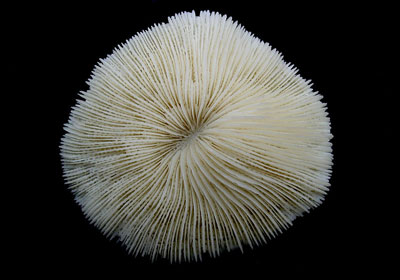
#> input picture 96131125_HW03/Images/Fourier.jpg, 400 x 280 px, found by its file name
$ python problem-3.py
#> lines starting #> are read from the running program, lines starting #| are printed output that depends on the picture; after the words box and inside, x2 and y2 are one past the last pixel; in counts of white or black regions, pixels touching at a corner belong together
import numpy as np
import cv2 as cv
import matplotlib.pyplot as plt
import copy as cp

def convolution(input_img, filter):
    """
    Convolving an image by a filter
    :param input_img: input image, uint8
    :param filter: m*n filter with float values
    :return: result of convolving image, caution: output is float not uint8
    """
    if filter.shape[0] % 2 == 0 or filter.shape[1] % 2 == 0:
        ValueError('Filter size should be odd')
    # size of filter
    m, n = filter.shape

    # rotating filter 180 degree
    filter_90_r = np.array(list(zip(*filter[::-1])))
    filter_r = np.array(list(zip(*filter_90_r[::-1])))

    input_img = np.float32(input_img)

    # allocate an image for output
    img_out = np.zeros(shape=input_img.shape, dtype=np.float32)

    # pad image with zero
    img_pad = np.pad(array=input_img, pad_width=[(m//2,m//2),(n//2,n//2)], mode='constant', constant_values=0)

    #print(img_out.shape, img_pad.shape)
    # convolving
    p = 0
    q = 0
    for i in range(m//2, img_pad.shape[0]-(m//2)):
        for j in range(n // 2, img_pad.shape[1] - (n // 2)):
            #print(i,j, '---', p, q)
            # put filter on position i,j
            neighbour_hood = img_pad[i-(m//2):i+(m//2)+1, j-(n//2):j+(n//2)+1]

            # point-wise multiplication
            multi_neig = np.multiply(neighbour_hood, filter_r)

            # sum of products
            sum_neig = np.sum(np.sum(multi_neig))

            img_out[p, q] = sum_neig

            q = q + 1
        q = 0
        p = p + 1

    #return np.uint8(img_out)
    return img_out


def threshold_img(input_img, thresh_value):
    """
    Threshold Image
    :param input_img:
    :param thresh_value:
    :return:
    """
    img_thresholded = np.where(input_img >= thresh_value, 255, 0)
    img_thresholded = np.uint8(img_thresholded)

    return img_thresholded


def next_point_in_8_neigh(b, c):
    """
    Next point of 8-neighbourhood b in clockwise order
    :param b: center of neighbour hood
    :param c: a point in 8 neighbour hood of b
    :return: next pixel in 8 neighbour hood of b after c
    """
    if c[0]-1 == b[0] and c[1]+1 == b[1]:
        return [b[0], b[1]-1]
    if c[0] == b[0] and c[1]+1 == b[1]:
        return [b[0]-1, b[1]-1]
    if c[0]+1 == b[0] and c[1]+1 == b[1]:
        return [b[0]-1, b[1]]
    if c[0]+1 == b[0] and c[1] == b[1]:
        return [b[0]-1, b[1]+1]
    if c[0]+1 == b[0] and c[1]-1 == b[1]:
        return [b[0], b[1]+1]
    if c[0] == b[0] and c[1]-1 == b[1]:
        return [b[0]+1, b[1]+1]
    if c[0]-1 == b[0] and c[1]-1 == b[1]:
        return [b[0]+1, b[1]]
    if c[0]-1 == b[0] and c[1] == b[1]:
        return [b[0]+1, b[1]-1]


# Boundary (border) following - Gonzales 3th edition page 796
def border_following(input_img):
    """
    Following border in clockwise order
    :param input_img: image with intensity 0 and 255, in only contains border
    of one object, there should be no discontinuously in border and thickness
    of border is one.
    :return: list of position of pixels on border [(x1,y1),(x2,y2),...]
    """
    output = []

    # find upper most-left most pixel of border as starting point
    start_point = None
    #print(input_img.shape)
    for i in range(0, input_img.shape[0]):
        for j in range(0, input_img.shape[1]):
            if input_img[i, j] == 255:
                start_point = [i, j]
                break
        if start_point is not None:
            break

    #print(start_point,' <')
    if start_point is None:
        raise ValueError('Image should have pixels with 255 intensity')

    # start point
    b0 = cp.copy(start_point)
    c0 = (start_point[0], start_point[1]-1)
    #print(input_img[b0[0], b0[1]])
    #print(input_img[c0[0], c0[1]])

    output.append(b0)

    b = cp.copy(b0)
    c = cp.copy(c0)
    first_time = True

    # traverse border in clockwise order
    while (b[0] != b0[0] or b[1] != b0[1]) or first_time == True:
        # next point on border
        while True:
            next_point = next_point_in_8_neigh(b=b, c=c)
            if input_img[next_point[0], next_point[1]] == 0:
                c = cp.copy(next_point)
            else:
                b = cp.copy(next_point)
                break

        output.append(b)
        first_time = False

    return output


if __name__ == '__main__':

    # read image
    img = cv.imread(filename='.\\Images\\Fourier.jpg', flags=cv.IMREAD_GRAYSCALE)
#> img: shape (280, 400); min 0, max 230, mean 62

    # blur image
    kernel = np.ones(shape=(3,3), dtype=np.float32) / (3*3)
    img_blur = convolution(input_img=img, filter=kernel)
#> after the loop in convolution, `for i in range(m//2, img_pad.shape[0]-(m//2)):`:
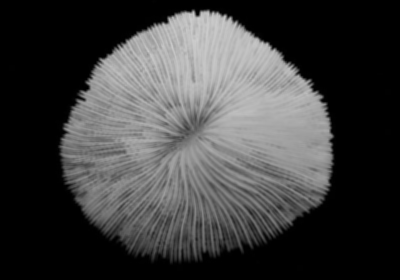
#> img_out: shape (280, 400) float32; min 0, max 205.4, mean 62
#> after the loop in convolution, `for i in range(m//2, img_pad.shape[0]-(m//2)):`: p = 280
    img_blur = np.uint8(img_blur)

    # threshold image
    img_threshold = threshold_img(input_img=img_blur, thresh_value=5)
#> in threshold_img, `img_thresholded = np.where(input_img >= thresh_value, 255, 0)`:
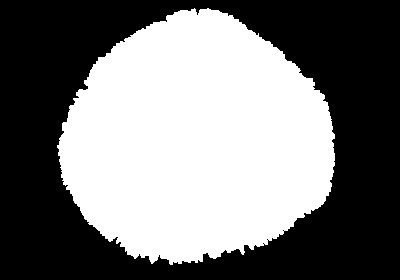
#> img_thresholded: shape (280, 400) int64; 47% white; 1 white region, box (x1, y1, x2, y2) and area: (57, 8, 335, 265) 52645

    # calculate edges
    # with this filter, thickness of edge is 1
    kernel = np.array([0, -1, 1], dtype=np.float32)
    kernel = np.reshape(kernel, newshape=(1, 3))
    img_edge_hor = convolution(input_img=img_threshold, filter=kernel)
#> in convolution (call 2), `img_pad = np.pad(array=input_img, pad_width=[(m//2,m//2),(n//2,n//2)],..`: img_pad: shape (280, 402) float32; 46.8% white; 1 white region, box (x1, y1, x2, y2) and area: (58, 8, 336, 265) 52645
#> after the loop in convolution (call 2), `for i in range(m//2, img_pad.shape[0]-(m//2)):`:
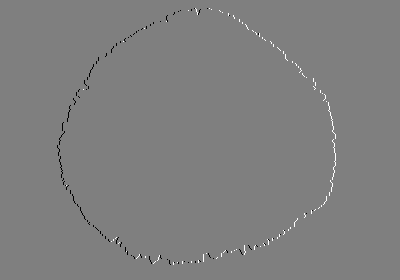
#> img_out: shape (280, 400) float32; min -255, max 255, mean 0; drawn with min black and max white
    img_edge_hor = np.uint8(np.abs(img_edge_hor))
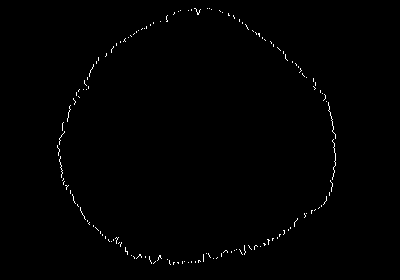
#> img_edge_hor: shape (280, 400); 0.6% white in thin lines or dots, all inside (x1, y1, x2, y2) = (57, 8, 336, 265)
    img_edge_ver = convolution(input_img=img_threshold, filter=kernel.transpose())
#> in convolution (call 3), `filter_90_r = np.array(list(zip(*filter[::-1])))`: filter_90_r = [[1, -1, 0]]
#> in convolution (call 3), `filter_r = np.array(list(zip(*filter_90_r[::-1])))`: filter_r = [1, -1, 0]
#> in convolution (call 3), `img_pad = np.pad(array=input_img, pad_width=[(m//2,m//2),(n//2,n//2)],..`:
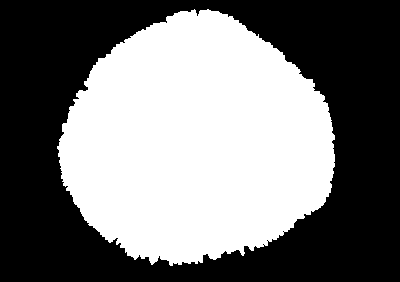
#> img_pad: shape (282, 400) float32; 46.7% white; 1 white region, box (x1, y1, x2, y2) and area: (57, 9, 335, 266) 52645
#> after the loop in convolution (call 3), `for i in range(m//2, img_pad.shape[0]-(m//2)):`: p = 280
    img_edge_ver = np.uint8(np.abs(img_edge_ver))
#> img_edge_ver: shape (280, 400); 0.59% white in thin lines or dots, all inside (x1, y1, x2, y2) = (57, 8, 335, 266)
    img_edge = np.uint8(img_edge_ver + img_edge_hor)
    img_edge = threshold_img(input_img=img_edge, thresh_value=100)
#> call 2 of threshold_img, with thresh_value = 100
#> in threshold_img (call 2), `img_thresholded = np.where(input_img >= thresh_value, 255, 0)`:
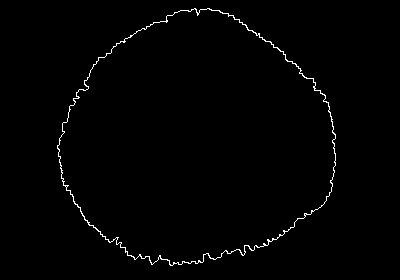
#> img_thresholded: shape (280, 400) int64; 1% white in thin lines or dots, all inside (x1, y1, x2, y2) = (57, 8, 336, 266)

    # travers boundary in clockwise order
    boundary_clockwise_order = border_following(input_img=img_edge)
#> boundary_clockwise_order = 930 pairs, first value 8 to 265, second value 57 to 335
    print('Boundary points, Clockwise order:\n', boundary_clockwise_order)
#> (printed output is left out)

    # for different p
    for idx, p in enumerate([2, 4, 6, 8, 12, 18, 30, 60, 90, 140, 200, 300, 700, 930]):
        # convert (x,y) point on boundary to x+jy points
        complex_b_c_o  = []
        for point in boundary_clockwise_order:
            complex_b_c_o.append(complex(point[0], point[1]))
        complex_b_c_o = np.array(complex_b_c_o)

        complex_b_c_o = (complex_b_c_o)
        fourier_complex_b_c_o = np.fft.fft(complex_b_c_o)
        fourier_complex_b_c_o = np.fft.fftshift(fourier_complex_b_c_o)

        # zeroing f coefficient
        print(len(fourier_complex_b_c_o))
        for i in range(0, len(fourier_complex_b_c_o)):
           if abs(i-465) > p//2:
                fourier_complex_b_c_o[i] = 0

        fourier_complex_b_c_o = np.fft.ifftshift(fourier_complex_b_c_o)
        inverse_fourier_b_c_o = np.fft.ifft(fourier_complex_b_c_o)

        reconstructed_points_on_boundary = []
        for complex_number in inverse_fourier_b_c_o:
            reconstructed_points_on_boundary.append([int(round(np.real(complex_number))), int(round(np.imag(complex_number)))])

        print(reconstructed_points_on_boundary)
        point_on_reconstructed_boundary = np.zeros(shape=img_edge.shape, dtype=np.uint8)
        for point in reconstructed_points_on_boundary:
            point_on_reconstructed_boundary[point[0], point[1]] = 255

        if idx == 0:
            cv.imshow('Input Image', img)
            cv.imshow('Blur Image', img_blur)
            cv.imshow('Threshold Image', img_threshold)
            cv.imshow('Edge Image', img_edge)
            cv.imwrite('.\\3\\Input Image.jpg', img)
            cv.imwrite('.\\3\\Blur Image.jpg', img_blur)
            cv.imwrite('.\\3\\Threshold Image.jpg', img_threshold)
            cv.imwrite('.\\3\\Edge Image.jpg', img_edge)

        cv.imshow('Fourier Descriptor-p {}'.format(p), point_on_reconstructed_boundary)
        cv.imwrite('.\\3\\Fourier Descriptor-p {}.jpg'.format(p), point_on_reconstructed_boundary)
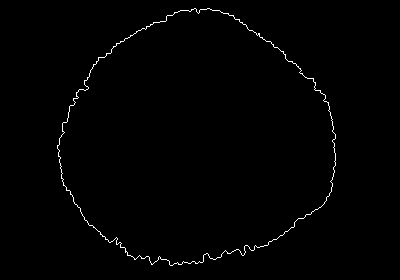
#> point_on_reconstructed_boundary: shape (280, 400); 0.83% white in thin lines or dots, all inside (x1, y1, x2, y2) = (57, 8, 336, 266)

    cv.waitKey(0)
